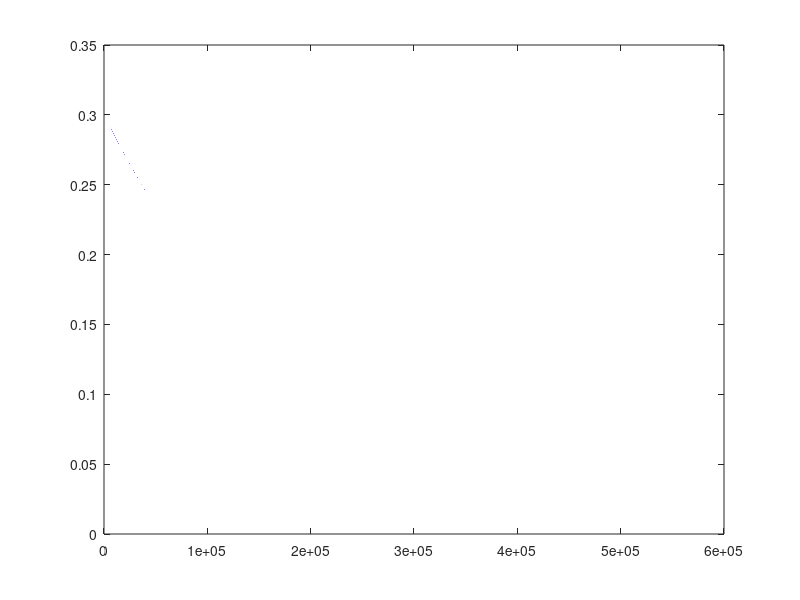

MATLAB code for this plot:
%Works out the standard deviation the exploration noise ends at after a full
%training run, for the decay rate set in const_RL.m.

tot_episode = 3500;
step_per_episode = 150;
tot_sampling_step = tot_episode*step_per_episode;

StandardDeviationDecayRate = 5e-6;
StandardDeviation = 0.3;

stddev_list = [];
for i=1:tot_sampling_step
    StandardDeviation = StandardDeviation.*(1 - StandardDeviationDecayRate);
    stddev_list(end+1) = StandardDeviation;
end

disp(StandardDeviation)

plot(stddev_list)
